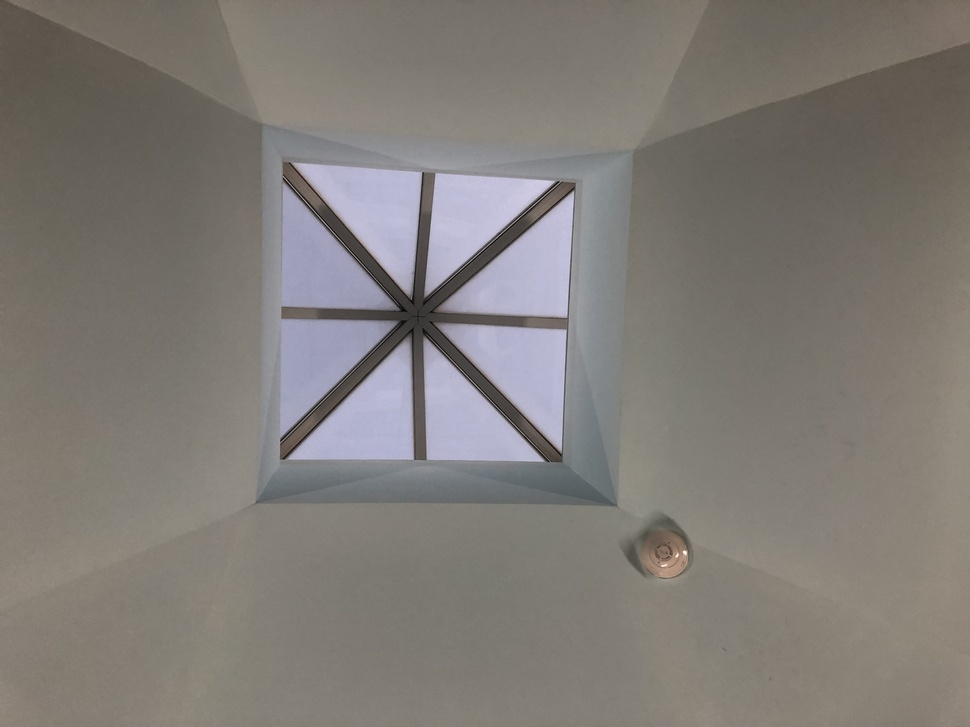
#> input picture images/ciel.jpg, 970 x 727 px, shrunk from 4032 x 3024 before the run
$ python image-arithmetics.py
#> lines starting #> are read from the running program, lines starting #| are printed output that depends on the picture
import numpy as np
from PIL import Image
from math import log as mathlog, sqrt as mathsqrt

class ImageArithmetics:
    def __init__(self, image_path):
#> called with image_path = 'images/ciel.jpg'
        im = Image.open(image_path)
#> im is the input picture: PIL image 970x727 RGB; mean R, G, B 128.1, 123.8, 118.5
        im = im.convert('L')
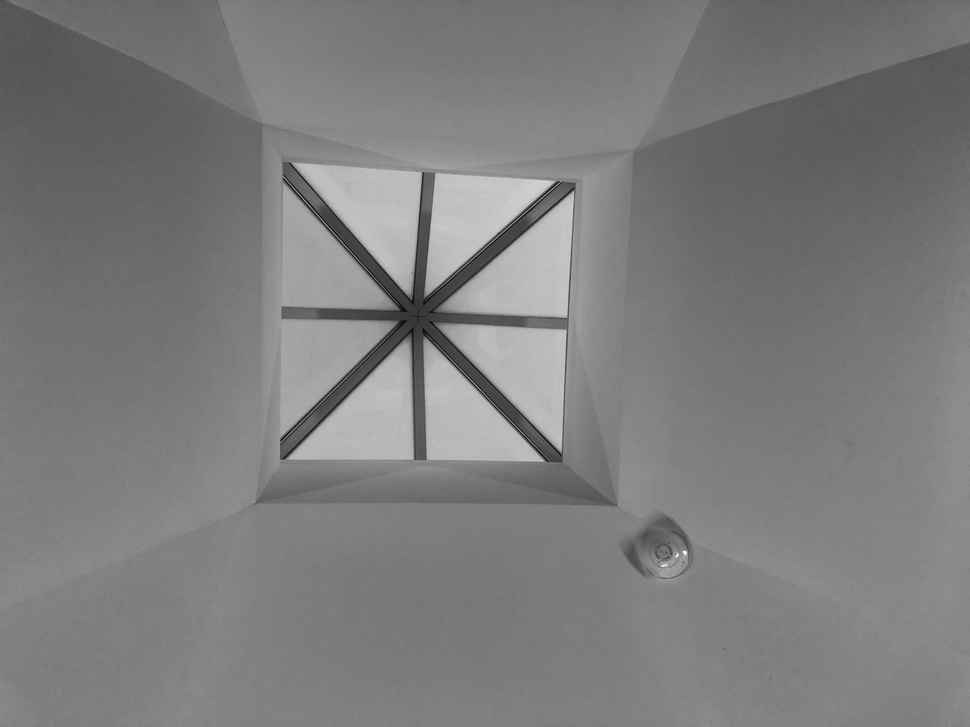
#> im: PIL image 970x727 L; min 3, max 251, mean 124.4
        self.image = np.array(im)
        self.path = image_path.split(".")


    def add(self, C):
        image = np.copy(self.image)
        for i in range(image.shape[0]):
            for j in range(image.shape[1]):
                image[i, j] += C
        image[image > 255] = 255
        im = Image.fromarray(image)
        im.save(f"{self.path[0]}_add.{self.path[-1]}")

    def subtract(self, C):
        image = np.copy(self.image)
        for i in range(image.shape[0]):
            for j in range(image.shape[1]):
                image[i, j] -= C
        image[image < 0] = 0
        im = Image.fromarray(image)
        im.save(f"{self.path[0]}_sub.{self.path[-1]}")

    def multiply(self, C):
        image = np.copy(self.image)
        for i in range(image.shape[0]):
            for j in range(image.shape[1]):
                image[i, j] *= C
        image[image > 255] = 255
        im = Image.fromarray(image)
        im.save(f"{self.path[0]}_mult.{self.path[-1]}")

    def divide(self, C):
        if C == 0:
            raise ValueError("C != 0")
        image = np.copy(self.image)
        for i in range(image.shape[0]):
            for j in range(image.shape[1]):
                image[i, j] /= C
        im = Image.fromarray(image)
        im.save(f"{self.path[0]}_div.{self.path[-1]}")

    def log(self):
        image = np.copy(self.image)
        for i in range(image.shape[0]):
            for j in range(image.shape[1]):
                image[i, j] = mathlog(image[i, j] if image[i, j] != 0 else 1)
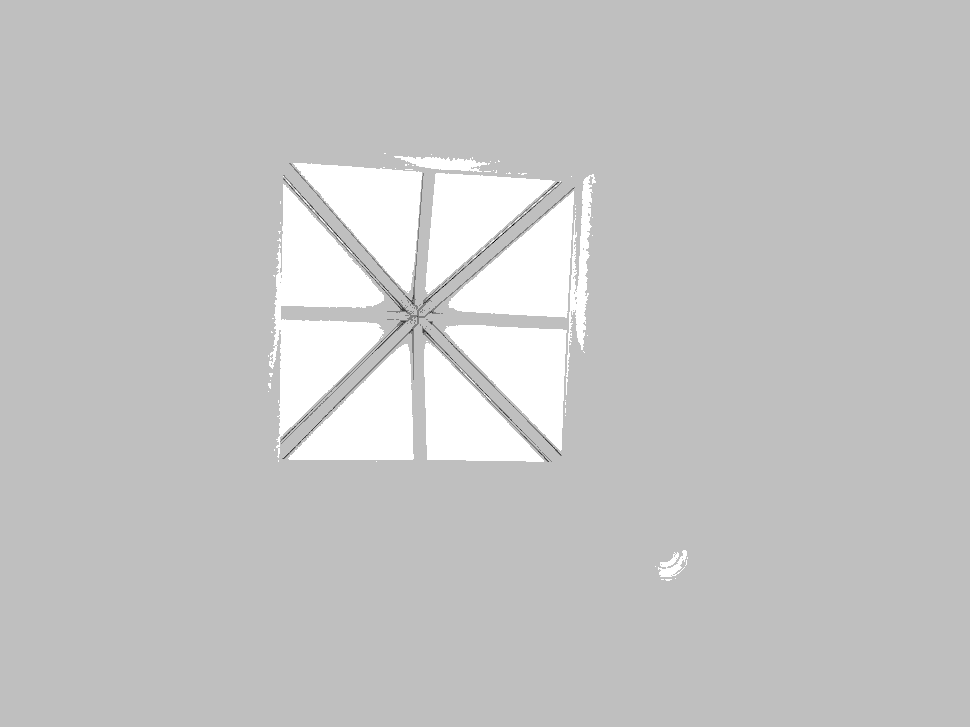
#> image: shape (727, 970); min 1, max 5, mean 4.09; drawn with min black and max white
        im = Image.fromarray(image)
        im.save(f"{self.path[0]}_log.{self.path[-1]}")

    def sqrt(self):
        image = np.copy(self.image)
        for i in range(image.shape[0]):
            for j in range(image.shape[1]):
                image[i, j] = mathsqrt(image[i, j])
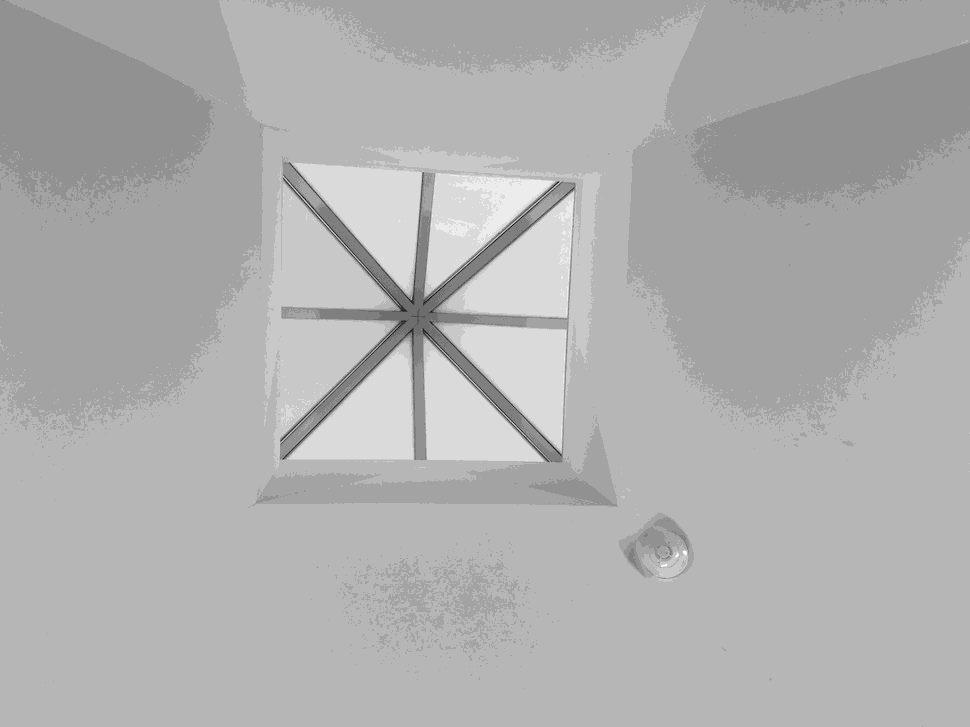
#> image: shape (727, 970); min 1, max 15, mean 10.65; drawn with min black and max white
        im = Image.fromarray(image)
        im.save(f"{self.path[0]}_sqrt.{self.path[-1]}")


i = ImageArithmetics("images/ciel.jpg")
i.log()
i.sqrt()
